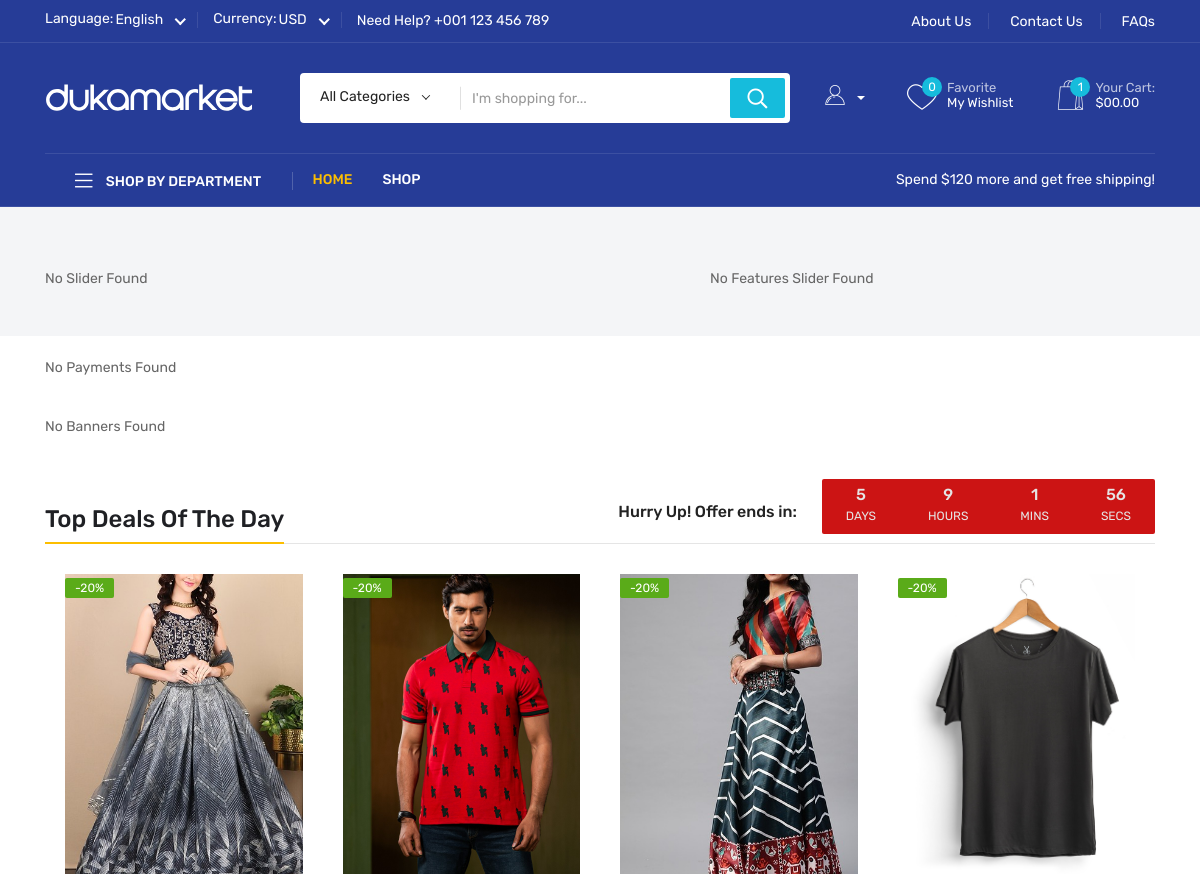
Before: / (upper part) with the older database file.
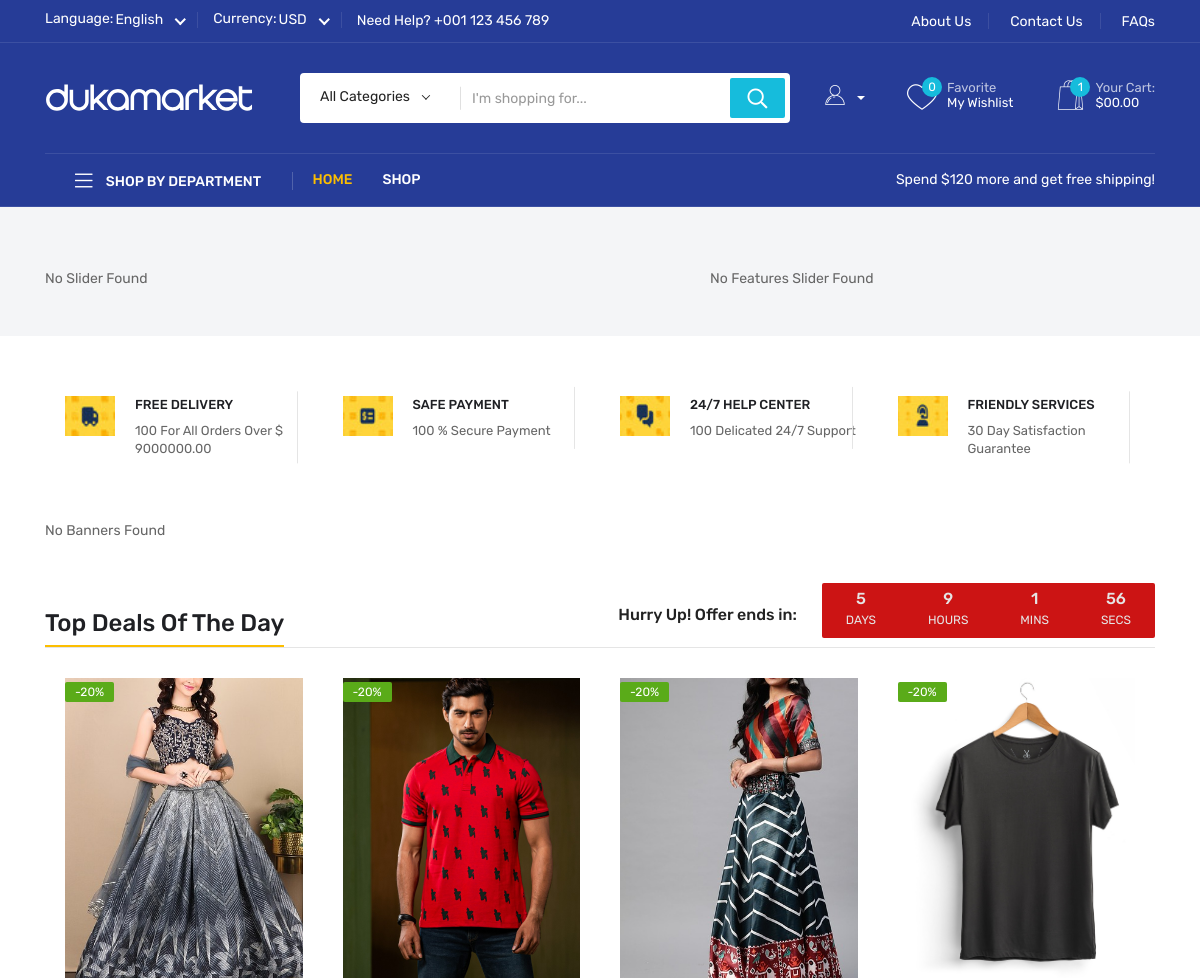
After: the same page with the newer database file.
### store/models.py (models this page shows, shortened)
class ImageTagMixin(models.Model):
    class Meta:
        abstract = True

class Product(ImageTagMixin):
    category = models.ForeignKey(Category, related_name='products', on_delete=models.CASCADE)
    brand = models.ForeignKey(Brand, related_name='products', on_delete=models.CASCADE)
    variant = models.CharField(max_length=150, choices=VARIANTS_TYPE_CHOICES, default='none')
    title = models.CharField(max_length=150, unique=True)
    slug = models.SlugField(max_length=150, unique=True, blank=True, null=True)
    old_price = models.DecimalField(max_digits=10, decimal_places=2, default=Decimal('500000.00'))
    sale_price = models.DecimalField(max_digits=10, decimal_places=2, default=Decimal('400000.00'))
    discount_percent = models.PositiveIntegerField(validators=[MinValueValidator(0), MaxValueValidator(100)], default=20)
    available_stock = models.PositiveIntegerField(validators=[MaxValueValidator(10000)], default=1)
    sold = models.PositiveIntegerField(default=0)
    prev_des = models.TextField(default='N/A')
    add_des = models.TextField(default='N/A')
    short_des = models.TextField(default='N/A')
    long_des = models.TextField(default='N/A')
    keyword = models.TextField(default='N/A')
    description = models.TextField(default='N/A')
    tag = models.CharField(max_length=150, default='N/A')
    deadline = models.DateTimeField(blank=True, null=True)
    is_deadline = models.BooleanField(default=False)
    is_featured = models.BooleanField(default=False)
    status = models.CharField(max_length=10, choices=STATUS_CHOICES, default='active')
    created_at = models.DateTimeField(auto_now_add=True)
    updated_at = models.DateTimeField(auto_now=True)
    class Meta:
        ordering = ['id']
        verbose_name_plural = '05. Products'

class ImageGallery(ImageTagMixin):
    product = models.ForeignKey(Product, related_name='images', on_delete=models.CASCADE)
    image = models.ImageField(upload_to='galleries/%Y/%m/%d/',
                              default='defaults/default.jpg',
                              validators=[validate_image_size])
    status = models.CharField(max_length=10, choices=STATUS_CHOICES, default='active')
    created_at = models.DateTimeField(auto_now_add=True)
    updated_at = models.DateTimeField(auto_now=True)
    class Meta:
        ordering = ['id']
        verbose_name_plural = '07. Image Galleries'

class AcceptancePayment(ImageTagMixin):
    title = models.CharField(max_length=150, unique=True)
    sub_title = models.CharField(max_length=150)
    image = models.ImageField(upload_to='acceptance_payments/%Y/%m/%d/',
                              default='defaults/default.jpg',
                              validators=[validate_image_size])
    help_time = models.CharField(max_length=150, default=100)
    shop_amount = models.DecimalField(max_digits=10, decimal_places=2, default=Decimal('0.00'))
    status = models.CharField(max_length=10, choices=STATUS_CHOICES, default='active')
    is_featured = models.BooleanField(default=False)
    created_at = models.DateTimeField(auto_now_add=True)
    updated_at = models.DateTimeField(auto_now=True)
    class Meta:
        ordering = ['id']
        verbose_name_plural = '10. Acceptance Payments'

### store/views.py (the view)
# urls.py: path('', HomeView.as_view(), name='home'),
@method_decorator(never_cache, name='dispatch')
class HomeView(generic.View):
    def get(self, request):
        active_sliders = Slider.objects.filter(status='active')
        sliders = active_sliders.filter(Q(slider_type='slider') | Q(slider_type='feature'))
        feature_sliders = active_sliders.filter(slider_type='feature')[:4]
        add_sliders = active_sliders.filter(slider_type='add')[:2]
        promo_sliders = active_sliders.filter(slider_type='promotion')[:3]
        acceptance_payments = AcceptancePayment.objects.filter(status='active')[:4]
        top_deals = list(
            Product.objects.filter(
                status='active',
                discount_percent__gt=0,
                is_deadline=True,
                deadline__gte=timezone.now(),
                available_stock__gt=0
            ).select_related('category', 'brand')
             .prefetch_related('reviews')
             .annotate(avg_rate=Avg('reviews__rating', filter=Q(reviews__status='active')))
             .order_by('-discount_percent', 'deadline')[:6]
        )
        first_top_deal = top_deals[0] if top_deals else None
        featured_products = Product.objects.filter(
            status='active',
            is_featured=True,
            available_stock__gt=0
        ).select_related('category', 'brand').prefetch_related('reviews') \
         .annotate(avg_rate=Avg('reviews__rating', filter=Q(reviews__status='active')))[:5]
        logger.info(
            "Home page visited",
            extra={
                "user": request.user.username if request.user.is_authenticated else "Anonymous",
                "sliders": sliders.count(),
                "feature_sliders": feature_sliders.count(),
                "add_sliders": add_sliders.count(),
                "promo_sliders": promo_sliders.count(),
                "top_deals": len(top_deals),
                "featured_products": featured_products.count(),
            }
        )
        context = {
            'sliders': sliders,
            'feature_sliders': feature_sliders,
            'add_sliders': add_sliders,
            'promo_sliders': promo_sliders,
            'acceptance_payments': acceptance_payments,
            'top_deals': top_deals,
            'first_top_deal': first_top_deal,
            'featured_products': featured_products,
        }
        return render(request, 'store/home.html', context)

### templates/store/home.html (shortened to what this page needs)
{% extends 'base.html' %}
{% load static %}
{% block slider %}
    {% include 'store/slider.html' %}
{% endblock slider %}
{% block main_content %}
<section class="features__area pt-20">
    <div class="container">
        <div class="row row-cols-xxl-4 row-cols-xl-4 row-cols-lg-4 row-cols-md-2 row-cols-sm-2 row-cols-1 gx-0">
            {% if acceptance_payments %}
            {% for acceptance_payment in acceptance_payments %}
            <div class="col">
                <div class="features__item d-flex white-bg">
                    <div class="features__icon mr-20">
                        <img src="{{ acceptance_payment.image.url }}" alt="{{ acceptance_payment.title|title }}" style="width: 50px; height: 40px; object-fit: cover;">
                    </div>
                    <div class="features__content">
                        <h6>{{ acceptance_payment.title|title|truncatewords:5 }}</h6>
                        <p> {% if acceptance_payment.help_time %}{{acceptance_payment.help_time}}{% endif %}  {{ acceptance_payment.sub_title|title|truncatewords:5 }} {% if acceptance_payment.shop_amount %}{{acceptance_payment.shop_amount}}{% endif %} </p>
                    </div>
                </div>
            </div>
            {% endfor %}
            {% else %}
            <p>No Payments Found </p>
            {% endif %}
        </div>
    </div>
</section>
<section class="banner__area pt-20 pb-10">
    <div class="container">
        <div class="row">
            {% if cates %}
            {% for cat in cates %}
            <div class="col-xl-4 col-lg-4 col-md-6">
                <div class="banner__item p-relative w-img mb-30">
                    <div class="banner__img">
                        <a href="">
                            <img src="{{ cat.image.url }}" alt="{{ cat.title|title }}" style="width: 500px; height: 250px; object-fit: cover;">
                        </a>
                    </div>
                    <div class="banner__content">
                        <h6><a href="product-details.html">{{ cat.title|title|truncatewords:5 }}</a></h6>
                        <p>{{ cat.description|title }}</p>
                    </div>
                </div>
            </div>
            {% endfor %}
            {% else %}
            <p>No Banners Found </p>
            {% endif %}
        </div>
    </div>
</section>
<section class="topsell__area-1 pt-15">
    <div class="container">
        <div class="row">
            <div class="col-xl-12">
                <div class="section__head d-flex justify-content-between mb-10">
                    <div class="section__title">
                        <h5 class="st-titile-d">Top Deals Of The Day</h5>
                    </div>
                    <div class="offer-time">
                        <span class="offer-title d-none d-sm-block">Hurry Up! Offer ends in:</span>
                        {% if first_top_deal and first_top_deal.deadline %}
                            <div class="countdown">
                                <div class="countdown-inner b-radius"
                                    data-countdown=""
                                    data-date="{{ first_top_deal.deadline|date:'c' }}">
                                    <ul class="text-center">
                                        <li><span data-days="">0</span> Days</li>
                                        <li><span data-hours="">0</span> Hours</li>
                                        <li><span data-minutes="">0</span> Mins</li>
                                        <li><span data-seconds="">0</span> Secs</li>
                                    </ul>
                                </div>
                            </div>
                        {% endif %}
                    </div>
                </div>
            </div>
        </div>
        <div class="row">
            <div class="product-bs-slider">
                <div class="product-slider swiper-container">
                    <div class="swiper-wrapper">
                        {% if top_deals %}
                        {% for product in top_deals %}
                        <div class="product__item swiper-slide">
                            <div class="product__thumb fix">
                                <div class="product-image w-img">
                                    <a href="{% url 'product-detail' product.slug product.id %}">
                                        <img src="{{product.images.first.image.url}}" alt="{{product.title|title}}" style="width: 260px; height: 300px; object-fit: cover">
                                    </a>
                                </div>
                                <div class="product__offer">
                                    <span class="discount">-{{product.discount_percent}}%</span>
                                </div>
                            </div>
                        </div>
                         {% endfor %}
                         {% else %}
                         <p> No products found </p>
                        {% endif %}
                    </div>
                </div>
            </div>
        </div>
    </div>
</section>
{% endblock main_content %}

Changed rows visible on the page:
added AcceptancePayment: image (picture), title "FREE DELIVERY", help_time "100", sub_title "For All Orders Over $", shop_amount "9000000.00"
added AcceptancePayment: image (picture), title "SAFE PAYMENT", help_time "100", sub_title "% Secure Payment"
added AcceptancePayment: image (picture), title "24/7 HELP CENTER", help_time "100", sub_title "Delicated 24/7 Support"
added AcceptancePayment: image (picture), title "FRIENDLY SERVICES", help_time "30", sub_title "Day Satisfaction Guarantee"
Other visible differences:
text no longer shown: "No Payments Found"
